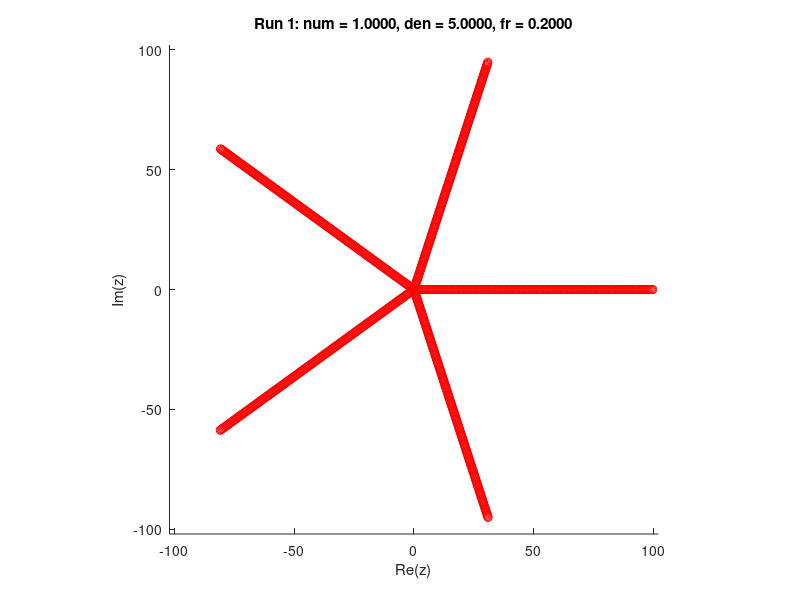
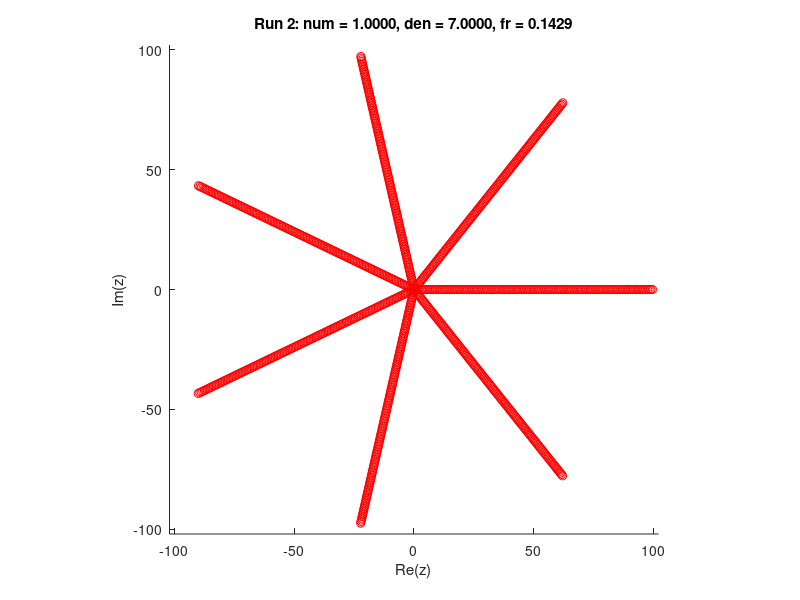
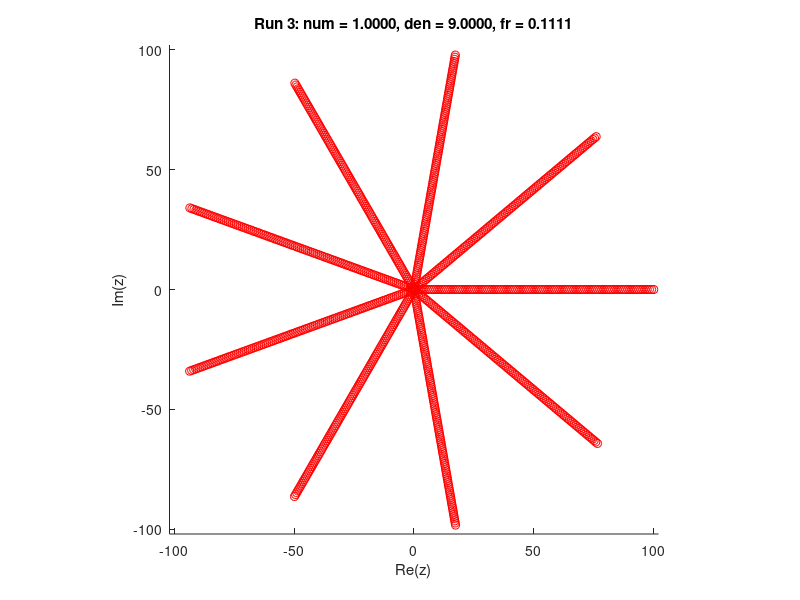
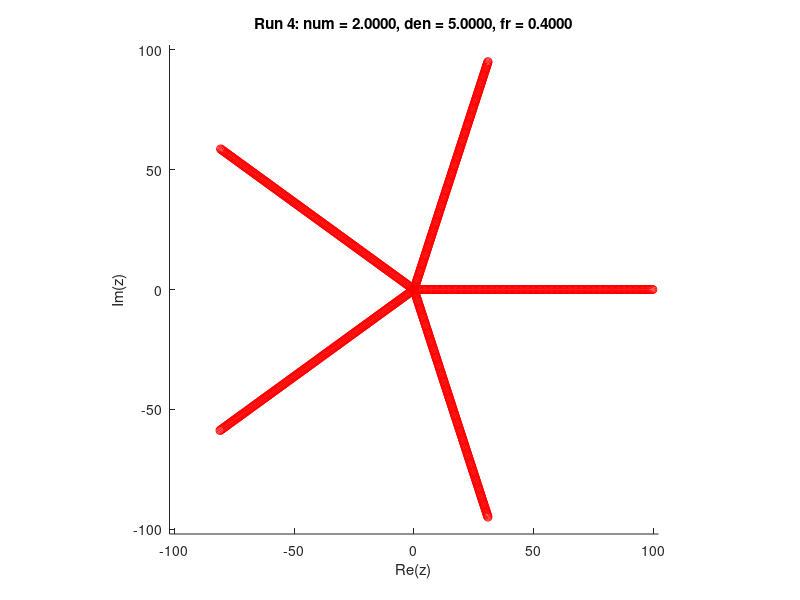

MATLAB code to generate these figures, in order:
%dikshant added this

% Spiral of Circles - All 9 Runs from Table

% Parameters
N = 1000;           % number of iteration
dr = 0.1;           % change in radius
r_max = dr * N;     % for axis scaling
axis_limit = r_max + 2;

% Table of num and den values (from the problem)
num_list = [1, 1, 1, 2, 3, 0.12, 0.128, 1, 1];
den_list = [5, 7, 9, 5, 5, 1, 1, 3.1416, 1.618];

% Run each configuration
for run = 1:length(num_list)
    % Extract current num and den
    num = num_list(run);
    den = den_list(run);
    fr = num / den;

    % Initialize r and phi
    r = dr;
    phi = 0;

    % Create a new figure for each run
    figure('Name', sprintf('Run %d - num = %.4f, den = %.4f, fr = %.4f', ...
        run, num, den, fr));
    
    % Set fixed axes
    axis equal;
    axis([-axis_limit axis_limit -axis_limit axis_limit]);
    hold on;
    title(sprintf('Run %d: num = %.4f, den = %.4f, fr = %.4f', ...
        run, num, den, fr));
    xlabel('Re(z)');
    ylabel('Im(z)');

    % Plot the spiral
    for k = 1:N
        z = r * exp(1j * phi);
        plot(real(z), imag(z), 'or');
        pause(0.01);      % Optional: comment this out for faster runs
        r = r + dr;
        phi = phi + fr * 2 * pi;
    end
end
